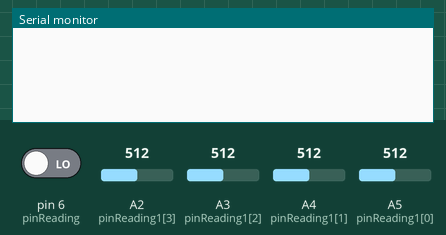
Recording of a sketch running on a simulated Arduino Uno, built with avr-gcc and run on an emulated ATmega328P. Shown: the last lines printed to the serial monitor. The inputs (shaded band) are chosen by the test bench; at power-on: A2 (pinReading1[3]) = 512, pin 6 (pinReading) LOW, A3 (pinReading1[2]) = 512, A4 (pinReading1[1]) = 512, A5 (pinReading1[0]) = 512.

Above: at 1.8 s.
1.9 s: A2 (pinReading1[3]) set to 1010
At 3.1 s:
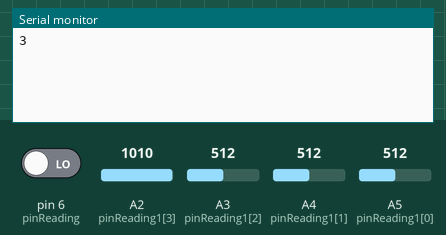
3.4 s: pin 6 (pinReading) driven HIGH
At 4.2 s:
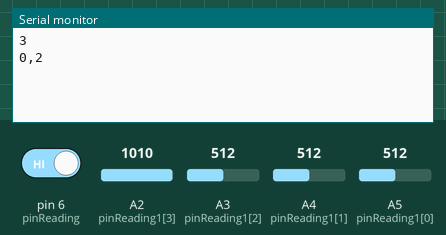
5.9 s: A3 (pinReading1[2]) set to 1010
At 7.1 s:
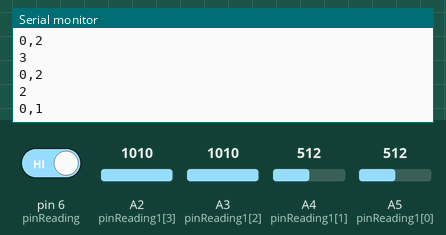
7.4 s: A4 (pinReading1[1]) set to 1010
At 8.1 s:
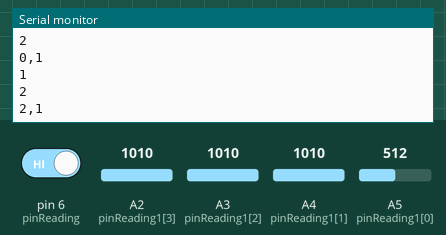
8.9 s: A5 (pinReading1[0]) set to 1010
At 9.7 s:
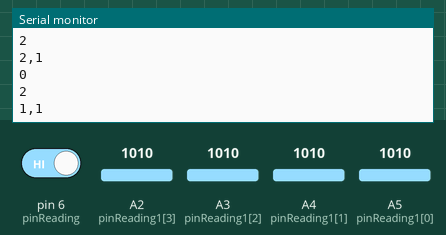
10.4 s: A3 (pinReading1[2]) set to 992
At 11.2 s:
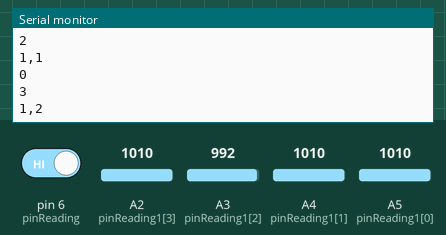
Timing chart, 0 to 12.9 s (numbered marks = the images above; inputs shaded):
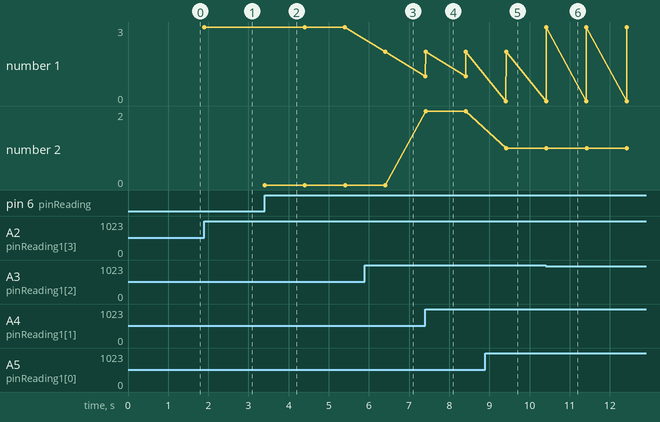

The sketch:

TheStartingLine.ino
```cpp
//The Sarting Line
//by Lauren Race and Terrick Gutierrez
//november 16th 2017
// updated Dec 5
//there is one moderator that can initialize, update question, and finalize
//there are two players, each one with a mat, each mat with a yes/no state

//at first, the state is idle
//when the moderator button is pressed, the game starts, isStarted = true;

//when all the questions are answered, the game is over, isOver = false;

//has the game started
boolean isStarted = false;
//is the game over
boolean isOver = false;
int player1ans = 0; //1 is yes and 2 is no
int player2ans = 0; //1 is yes and 2 is no
boolean player1answerSent = false;
boolean player2answerSent = false;

// questions
int currentQuestion = 0;
int numberOfQuestions = 10;

//2 players, each one with yes and no
//first pair are yes and no buttons for player0
//second pair are yes and no buttons for player1
//at first no button is pressed, so everything is false
boolean answers[]  = {false, false, false, false};
int numberOfAnswers = 4;

//physical side, TODO: confirm that these are the actual pins
//pin2 connected to yes / player0
//pin3 connected to  no / player0
//pin4 connected to yes / player1
//pin5 connected to no / player1
//pin6 connected to moderatorButton
int pinReading = 6;
int numberOfPins = 4;
int pinReading1[] = {A5, A4, A3, A2};

//it stores the current answers for the question
//it starts at 0, because at first no one has answered
//it goes to 1, when anyone answers
//it goes to 2 when both participants answer
//when it reaches 2, we send info to p5 and we reset the humber to 0
int answersPerQuestion = 0;

//button that the moderator has
//it is false if not pressed
//it is true if it is pressed
boolean moderatorButton = false;

//int for number of yes and scores
//for each player, player0 and player1
int yes[] = {0, 0};
int numberOfYes = 2;
int scores[] = {0, 0};
int scoreMultiplier = 10;


long int lastSent;
void setup() {
  // put your setup code here, to run once:
  Serial.begin(9600);
  setupPins();
  lastSent = millis();
}

void loop() {
  if (answers[0] || answers[1] || answers[2] || answers[3]) {

//
//    Serial.print (answers[0]);
//    Serial.print (',');
//    Serial.print (answers[1]);
//    Serial.print (',');
//    Serial.print (answers[2]);
//    Serial.print (',');
//    Serial.println (answers[3]);
//    delay(25);
  }

  //check answers from players and button from moderator
  if(millis() - lastSent > 1000){
  checkButtons();
    }

  ///check if continue to next question
  updateQuestion();
}

//setting up digital pins to be read
void setupPins() {
  for (int i = 0; i < numberOfPins; i++) {
    pinMode(pinReading1[i], INPUT);
  }
}

void checkButtons() {

  //read all of the pins to detect the answers
  for (int i = 0; i < numberOfAnswers; i++) {
    //make the answer true if the corresponding button is pressed
    //Serial.println(analogRead(pinReading1[i]));
    if (analogRead(pinReading1[i]) > 1000) {
      //Serial.print("PRESSED");
      //Serial.println(i);
      if (!player1answerSent) {
        if (i == 0) {
          Serial.println(0);
          player1answerSent = true;
        }
        if (i == 1) {
          Serial.println(1);
          player1answerSent = true;
        }

      }
      if (!player2answerSent) {
        if (i == 2) {
          Serial.println(2);
          player2answerSent = true;
        }
        if (i == 3) {
          Serial.println(3);
          player2answerSent = true;
        }
      }

      //this button was pressed
      answers[i] = true;
    }
  }

  if (answers[0]) {
    player1ans = 1;
  }
  else if (answers[1]) {
    player1ans = 2;
  }
  if (answers[2]) {
    player2ans = 1;
  }
  else if (answers[3]) {
    player2ans = 2;
  }


  //read the moderator button
  //CAUTION: pinReading.length is 5, answers is 4
  //because we are storing the last pin reading in moderatorButton
  //so that answers from players are in an array and moderatorButton is a loner boolean
  if (digitalRead(pinReading) == HIGH && !moderatorButton) {
    moderatorButton = true;

    Serial.print(player1ans);
    Serial.print(',');
    Serial.println(player2ans);
    player1ans = 0;
    player2ans = 0;
    answers[3] = false;
    answers[2] = false;
    answers[1] = false;
    answers[0] = false;
    player1answerSent = false;
    player2answerSent = false;
    // delay (120);

    lastSent = millis();

  } else {
    moderatorButton = false;
  }


  //reset answersPerQuestion
  answersPerQuestion = 0;

  //update answersPerQuestion
  for (int i = 0; i < numberOfAnswers; i++) {
    //for every true answer, add 1 to answersPerQuestion
    // Serial.println("counting answers");
    if (answers[i] == true) {
      //  Serial.print("updating answersPerQuestion ");
      answersPerQuestion = answersPerQuestion + 1;
    }
  }
}

//check if we need to move the next question
void updateQuestion() {
  //if both participants answered AND the moderator pressed the button, move to next question
  if (answersPerQuestion == 2 && moderatorButton) {
    currentQuestion = currentQuestion + 1;

    //update the current score according to the answers from the current question
    updateScores();

    //reset the answers
    for (int i = 0; i < numberOfAnswers; i++) {
      answers[i] = false;
    }
  }
}


//function for updating scores everytime we go to the next question
void updateScores() {

  //check yes for every player
  //check first player
  if (answers[0]) {
    //increment yes
    yes[0]++;
  }

  //skip answers[1]
  //because it is player0 no

  //check second player
  if (answers[2]) {
    //increment yes
    yes[1]++;
  }

  //skip answers[3]
  //because it is player1 no

  //actually update scores
  //according to yes[]
  for (int i = 0; i < numberOfYes; i++) {
    //calculate corresponding score
    scores[i] = yes[i] * scoreMultiplier;

  }
}
```

Measured:
- after the input at 1.9 s, the serial monitor: prints a new line at once (image 1)
- after the input at 3.4 s, the serial monitor: prints a new line at once (image 2)
- after the input at 5.9 s, the serial monitor: prints a new line after 0.50 s (image 3)
- after the input at 7.4 s, the serial monitor: prints a new line at once (image 4)
- after the input at 8.9 s, the serial monitor: prints a new line after 0.51 s (image 5)
- after the input at 10.4 s, the serial monitor: prints a new line at once (image 6)
- plotted number 1: 2 → 3 after the input at 10.4 s
